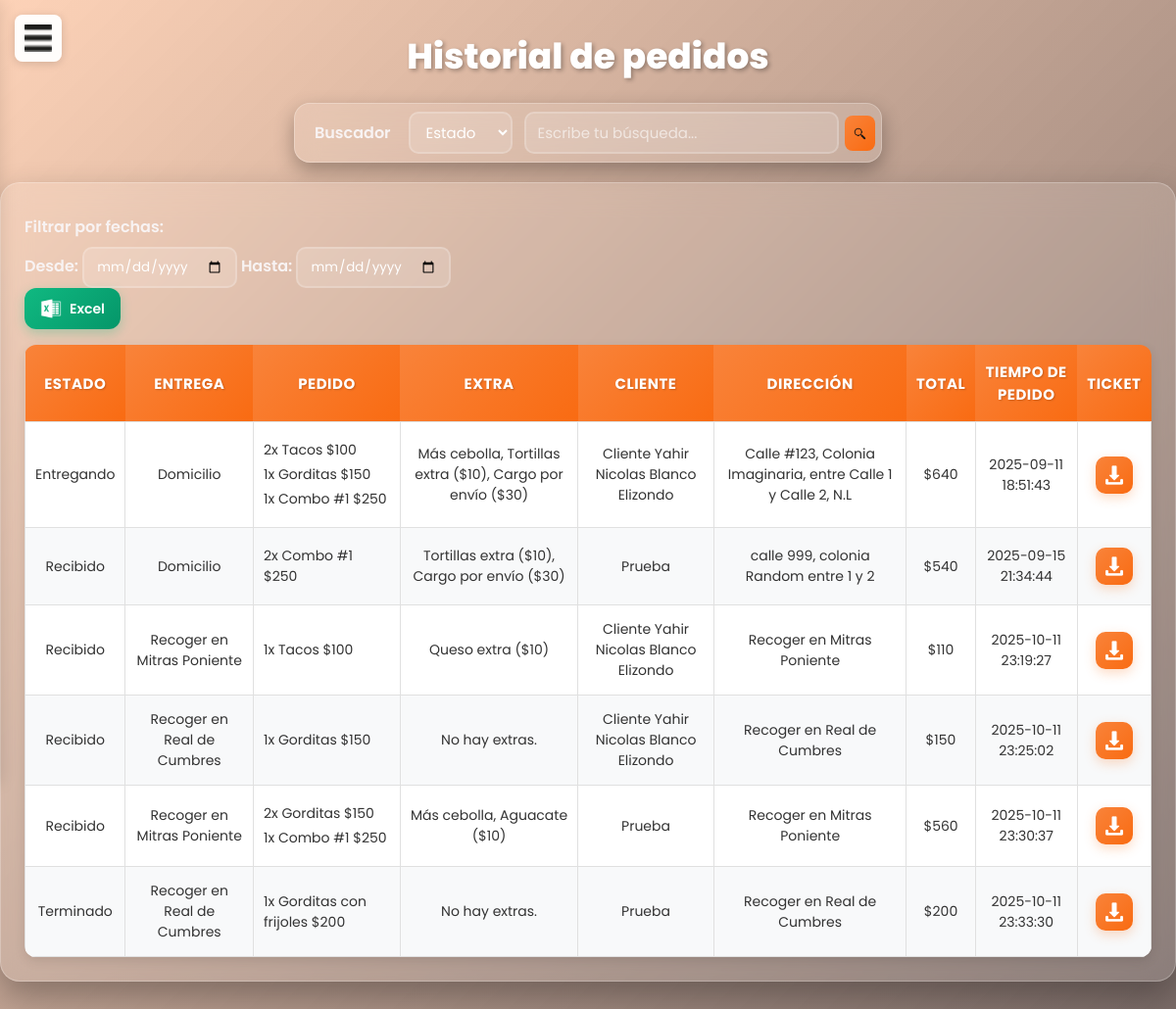
Page /submenuHistorialPedidos.php (signed in) on the committed database.
### tables this page shows
CREATE TABLE `pedidos` (
  `id_pedido` int(11) NOT NULL,
  `id_usuario` int(11) NOT NULL,
  `fecha_pedido` timestamp NOT NULL DEFAULT current_timestamp(),
  `total_pedido` decimal(10,0) NOT NULL,
  `estado_pedido` varchar(20) NOT NULL,
  `extra_pedido` text NOT NULL,
  `entrega_pedido` varchar(30) NOT NULL,
  `disponible_pedido` int(11) NOT NULL
);

CREATE TABLE `detalle_pedido` (
  `id_detalle` int(11) NOT NULL,
  `id_pedido` int(11) NOT NULL,
  `id_producto` int(11) NOT NULL,
  `cantidad_detalle` int(11) NOT NULL
);

CREATE TABLE `productos` (
  `id_producto` int(11) NOT NULL,
  `foto_producto` varchar(20) NOT NULL,
  `nom_producto` varchar(50) NOT NULL,
  `desc_producto` text NOT NULL,
  `precio_producto` float(10,0) NOT NULL,
  `disponible_producto` int(11) NOT NULL,
  `fecha_producto` date DEFAULT current_timestamp()
);

CREATE TABLE `usuarios` (
  `id_usuario` int(11) NOT NULL,
  `nom_usuario` varchar(50) NOT NULL,
  `nomcompleto_usuario` varchar(50) NOT NULL,
  `correo_usuario` varchar(50) NOT NULL,
  `pass_usuario` varchar(25) NOT NULL,
  `tel_usuario` varchar(11) NOT NULL,
  `direccion_usuario` text NOT NULL,
  `rol_usuario` varchar(15) NOT NULL,
  `activo_usuario` int(11) NOT NULL,
  `fecha_usuario` date DEFAULT current_timestamp()
);

### submenuHistorialPedidos.php (the view, shortened to what this page needs)
<!DOCTYPE html>
<html lang="en">
<head>
    <link rel="stylesheet" href="css/historialPedidos.css">
    <link rel="stylesheet" href="css/plantillaTicket.css">
</head>
<body>
    <label class="label-menu" for="menu"><img class="menu-icon" src="images/menu-icon.png"
            alt=""></label>
    <header class="header container">
        <h1>Historial de pedidos</h1>
        <div class="buscador">
            <div class="buscador-form">
                <p>Buscador</p>
                <select id="filtro">
                    <option value="pe.estado_pedido">Estado</option>
                </select>
                <input type="text" id="texto" placeholder="Escribe tu búsqueda...">
                <button id="buscar">
                    <img src="images/logo_lupa.png" style="width: 15px; height: 15px; margin: 1px 2px 0 2px;"
                        alt="Buscar">
                </button>
            </div>
        </div>
    </header>
    <div class="table container">
        <div class="fechas">
            <p>Filtrar por fechas:</p>
            <label for="fecha_inicio">Desde:</label>
            <input type="date" id="fecha_inicio">
            <label for="fecha_fin">Hasta:</label>
            <input type="date" id="fecha_fin">
        </div>
        <div class="buttons-excel">
            <button class="btn-excel" id="btn-excel">
                <img src="images/logo_excel.png" alt="">
                <p>Excel</p>
            </button>
        </div>
        <table width="100%">
            <thead>
                <tr>
                    <th>Estado</th>
                    <th>Entrega</th>
                    <th class="fila-pedido">Pedido</th>
                    <th>Extra</th>
                    <th>Cliente</th>
                    <th>Dirección</th>
                    <th>Total</th>
                    <th>Tiempo de pedido</th>
                    <th>Ticket</th>
                </tr>
            </thead>
            <tbody id="resultados">
                <?php
                include 'includes/conexion.php';
                $sql = "SELECT
                            pe.id_pedido,
                            pe.estado_pedido,
                            pe.entrega_pedido,
                            pe.extra_pedido,
                            pe.total_pedido,
                            pe.fecha_pedido,
                            u.nomcompleto_usuario,
                            u.direccion_usuario
                        FROM pedidos pe
                        INNER JOIN usuarios u ON pe.id_usuario = u.id_usuario";
                $result = mysqli_query($conexion, $sql);
                if (mysqli_num_rows($result) > 0) {
                    $table = '';
                    while ($row = mysqli_fetch_array($result)) {
                        $lista_pedidos = "<ul>";
                        $sql2 = "SELECT
	                                pr.nom_producto,
                                    pr.precio_producto,
                                    dp.cantidad_detalle
                                FROM detalle_pedido dp
                                INNER JOIN productos pr ON pr.id_producto = dp.id_producto
                                WHERE dp.id_pedido=" . $row["id_pedido"];
                        $result2 = mysqli_query($conexion, $sql2);
                        while ($row2 = mysqli_fetch_array($result2)) {
                            $lista_pedidos = $lista_pedidos . "<li>" . $row2["cantidad_detalle"] . "x " . $row2["nom_producto"] . " $" . $row2["precio_producto"] . "</li>";
                        }
                        $lista_pedidos = $lista_pedidos . "</ul>";
                        $direccionEntrega = "";
                        if ($row["entrega_pedido"] == "Domicilio") {
                            $direccionEntrega = $row["direccion_usuario"];
                        } else {
                            $direccionEntrega = $row["entrega_pedido"];
                        }
                        $table .= '
                        <tr>
                        <td>' . $row["estado_pedido"] . '</td>
                        <td>' . $row["entrega_pedido"] . '</td>
                        <td>' . $lista_pedidos . '</td>
                        <td>' . $row["extra_pedido"] . '</td>
                        <td>' . $row["nomcompleto_usuario"] . '</td>
                        <td>' . $direccionEntrega . '</td>
                        <td>$' . $row["total_pedido"] . '</td>
                        <td>' . $row["fecha_pedido"] . '</td>
                        <td>
                            <div class="buttons">
                                <button class="btn-pdf" data-pdf="' . $row["id_pedido"] . '"
                                fecha-pdf="' . $row["fecha_pedido"] . '" total-pdf="' . $row["total_pedido"] . '" nombre-pdf="' . $row["nomcompleto_usuario"] . '">
                                    <img src="images/logo_descargar.png" alt="">
                                </button>
                            </div>
                        </td>
                        </tr>
                        ';
                    }
                    echo $table;
                }
                ?>
            </tbody>
        </table>
    </div>
</body>
</html>

### css/historialPedidos.css (style rules this page uses)
* { text-decoration: none; margin: 0; padding: 0; font-family: 'Poppins', sans-serif; color: black; list-style: none; box-sizing: border-box; }
body { background-image: url('../images/antojitos.png'); background-repeat: no-repeat; background-attachment: fixed; background-size: cover; background-position: center; min-height: 100vh; padding-bottom: 40px; }
body::before { content: ""; position: fixed; top: 0; left: 0; width: 100%; height: 100%; background: linear-gradient(135deg, rgba(249, 107, 18, 0.3) 0%, rgba(33, 8, 2, 0.6) 100%); backdrop-filter: blur(5px); z-index: -1; }
html { scroll-behavior: smooth; }
.label-menu { margin: 15px; position: fixed; z-index: 1000; cursor: pointer; background: rgba(255, 255, 255, 0.95); padding: 10px; border-radius: 8px; box-shadow: 0 2px 10px rgba(0, 0, 0, 0.15); transition: all 0.3s ease; }
.menu-icon { width: 28px; height: 28px; display: block; }
h1 { padding: 30px 20px 20px; color: #fff; font-size: clamp(28px, 4vw, 36px); font-weight: 800; text-shadow: 2px 2px 4px rgba(0, 0, 0, 0.3); text-align: center; }
.buscador-form { margin: 0 auto 20px; display: flex; align-items: center; border-radius: 16px; background: rgba(255, 255, 255, .12); border: 1px solid rgba(255, 255, 255, .25); backdrop-filter: blur(12px); padding: 8px 12px; max-width: 600px; box-shadow: 0 8px 20px rgba(0, 0, 0, .3); }
.buscador-form p { color: #f8f3f3; font-size: 16px; font-weight: 600; margin: 0 12px 0 8px; white-space: nowrap; }
.buscador-form select, .buscador-form input { border-radius: 10px; font-size: 15px; margin: 0 6px; padding: 8px 12px; border: 2px solid rgba(255, 255, 255, .2); background: rgba(255, 255, 255, .15); color: #fff; font-family: 'Poppins', sans-serif; transition: all 0.3s ease; }
.buscador-form input::placeholder { color: rgba(255, 255, 255, 0.6); }
#buscar { width: 36px; height: 36px; cursor: pointer; border-radius: 8px; border: none; background: linear-gradient(135deg, #f9833a, #f96b12); transition: all 0.3s ease; display: flex; align-items: center; justify-content: center; padding: 6px; }
.container { max-width: 1200px; margin: 0 auto; padding: 0 20px; }
.header { text-align: center; }
.table { background: rgba(255, 255, 255, .12); border: 1px solid rgba(255, 255, 255, .25); backdrop-filter: blur(15px); margin-top: 20px; padding: 24px; border-radius: 20px; box-shadow: 0 15px 35px rgba(0, 0, 0, .3); min-height: 500px; }
.table .fechas p, .table .fechas label { color: #f8f3f3; font-weight: 600; margin: 8px 0; }
.table .fechas input { background: rgba(255, 255, 255, .15); border: 2px solid rgba(255, 255, 255, .2); color: #fff; padding: 8px 12px; border-radius: 10px; }
.buttons-excel { display: flex; justify-content: space-between; align-items: center; margin-bottom: 16px; }
.btn-excel img { width: 22px; height: 22px; filter: brightness(0) invert(1); }
.btn-excel { display: flex; align-items: center; gap: 8px; padding: 10px 16px; cursor: pointer; border-radius: 12px; background: linear-gradient(135deg, #10b981, #059669); border: none; transition: all 0.3s ease; box-shadow: 0 4px 12px rgba(16, 185, 129, 0.3); }
.btn-excel p { color: white; font-weight: 600; font-size: 14px; margin: 0; }
.table table { border-collapse: collapse; width: 100%; border-radius: 12px; overflow: hidden; box-shadow: 0 4px 12px rgba(0, 0, 0, 0.1); }
.table table tbody { background-color: #fff; }
.table table tbody tr { transition: all 0.2s ease; }
.table table tbody tr:nth-child(even) { background-color: #f8f9fa; }
.table table td { border: 1px solid #e0e0e0; color: #333; font-size: 14px; padding: 14px 10px; text-align: center; }
.table table td ul li { color: #333; text-align: left; margin: 4px 0; }
.table table thead tr th { background: linear-gradient(135deg, #f9833a, #f96b12); border: none; font-size: 15px; font-weight: 700; padding: 16px 10px; color: #fff; text-transform: uppercase; letter-spacing: 0.5px; text-shadow: 1px 1px 2px rgba(0, 0, 0, 0.2); }
.fila-pedido { width: 150px; }
.buttons { display: flex; justify-content: center; gap: 8px; flex-wrap: wrap; }
.btn-pdf img { width: 20px; height: 20px; filter: brightness(0) invert(1); }
.btn-pdf { width: 38px; height: 38px; cursor: pointer; border-radius: 10px; border: none; display: flex; align-items: center; justify-content: center; transition: all 0.3s ease; background: linear-gradient(135deg, #f9833a, #f96b12); box-shadow: 0 4px 12px rgba(249, 131, 58, 0.3); }

### rows in the picture
pedidos: estado_pedido "Entregando", entrega_pedido "Domicilio", detalle_pedido.cantidad_detalle "2 1 1", productos.nom_producto "Tacos Gorditas Combo #1", productos.precio_producto "100 150 250", extra_pedido "Más cebolla, Tortillas extra ($10), Cargo por envío ($30)", id_usuario.nomcompleto_usuario "Cliente Yahir Nicolas Blanco Elizondo", id_usuario.direccion_usuario "Calle #123, Colonia Imaginaria, entre Calle 1 y Calle 2, N.L", total_pedido "640", fecha_pedido "2025-09-11 18:51:43"
pedidos: estado_pedido "Recibido", entrega_pedido "Domicilio", detalle_pedido.cantidad_detalle "2", productos.nom_producto "Combo #1", productos.precio_producto "250", extra_pedido "Tortillas extra ($10), Cargo por envío ($30)", id_usuario.nomcompleto_usuario "Prueba", id_usuario.direccion_usuario "calle 999, colonia Random entre 1 y 2", total_pedido "540", fecha_pedido "2025-09-15 21:34:44"
pedidos: estado_pedido "Recibido", entrega_pedido "Recoger en Mitras Poniente", detalle_pedido.cantidad_detalle "1", productos.nom_producto "Tacos", productos.precio_producto "100", extra_pedido "Queso extra ($10)", id_usuario.nomcompleto_usuario "Cliente Yahir Nicolas Blanco Elizondo", total_pedido "110", fecha_pedido "2025-10-11 23:19:27"
pedidos: estado_pedido "Recibido", entrega_pedido "Recoger en Real de Cumbres", detalle_pedido.cantidad_detalle "1", productos.nom_producto "Gorditas", productos.precio_producto "150", extra_pedido "No hay extras.", id_usuario.nomcompleto_usuario "Cliente Yahir Nicolas Blanco Elizondo", total_pedido "150", fecha_pedido "2025-10-11 23:25:02"
pedidos: estado_pedido "Recibido", entrega_pedido "Recoger en Mitras Poniente", detalle_pedido.cantidad_detalle "2 1", productos.nom_producto "Gorditas Combo #1", productos.precio_producto "150 250", extra_pedido "Más cebolla, Aguacate ($10)", id_usuario.nomcompleto_usuario "Prueba", total_pedido "560", fecha_pedido "2025-10-11 23:30:37"
pedidos: estado_pedido "Terminado", entrega_pedido "Recoger en Real de Cumbres", detalle_pedido.cantidad_detalle "1", productos.nom_producto "Gorditas con frijoles", productos.precio_producto "200", extra_pedido "No hay extras.", id_usuario.nomcompleto_usuario "Prueba", total_pedido "200", fecha_pedido "2025-10-11 23:33:30"
